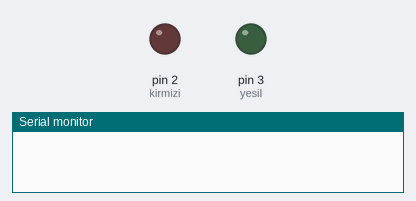
This sketch was run on a simulated Arduino Uno, built with avr-gcc and run on an emulated ATmega328P. On the bench: output pins drawn as LEDs (lit = HIGH), the last lines printed to the serial monitor. Dashed ring = blinking.

Above: at 1.0 s.
At 2.5 s:
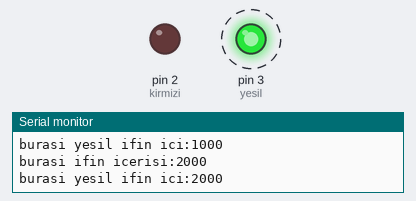
At 8.5 s:
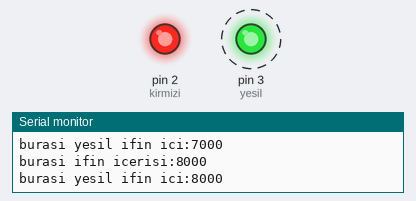
Timing chart, 0 to 9.2 s (numbered marks = the images above):
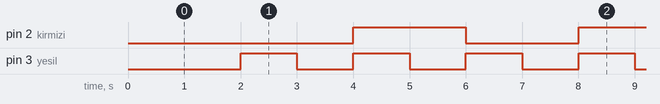

Measured:
- by itself, pin 2 (kirmizi): alternates HIGH for 2.0 s and LOW for 2.0 s
- by itself, pin 3 (yesil): alternates HIGH for 1.0 s and LOW for 1.0 s
- by itself, everything shown: repeats every 4.0 s, in 4 steps

The sketch:

millis_kullanimi.ino
```cpp
int sayac;
unsigned long simdiki_zaman;
unsigned long onceki_zaman=0;
unsigned long onceki_zaman_yesil=0;
#define kirmizi 2
#define yesil 3
bool led_durum = HIGH;
bool led_durum_yesil = HIGH;

void setup(){
  pinMode(kirmizi, OUTPUT);
  pinMode(yesil,OUTPUT);
  Serial.begin(9600);
}

void loop(){
  simdiki_zaman = millis();

  if(simdiki_zaman-onceki_zaman>=2000){
    Serial.print("burasi ifin icerisi:");
    Serial.println(simdiki_zaman);
    led_durum=!led_durum;
    digitalWrite(kirmizi,led_durum);
    onceki_zaman=simdiki_zaman;
  }

  if(simdiki_zaman-onceki_zaman_yesil>=1000){
    Serial.print("burasi yesil ifin ici:");
    Serial.println(simdiki_zaman);
    led_durum_yesil=!led_durum_yesil;
    digitalWrite(yesil,led_durum_yesil);
    onceki_zaman_yesil=simdiki_zaman;
  }
}
```
